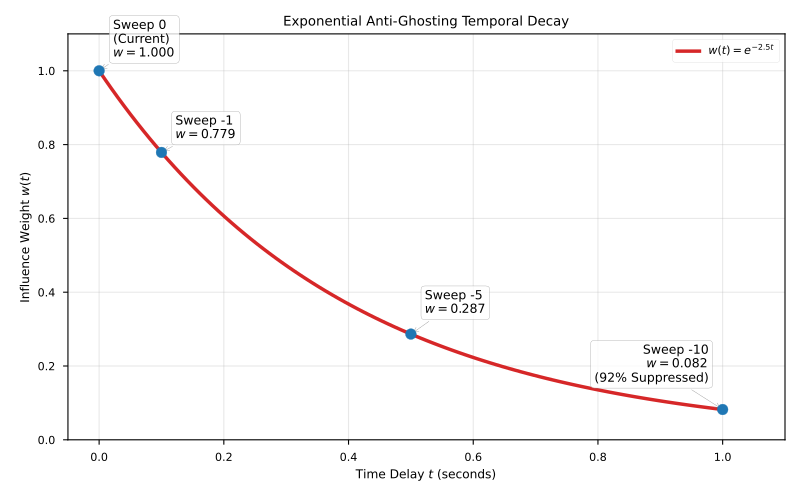

Here is the Python script that generated this plot:
import numpy as np
import matplotlib.pyplot as plt
import os

def main():
    try:
        plt.style.use('seaborn-v0_8-paper')
    except:
        try:
            plt.style.use('seaborn-paper')
        except:
            pass
    plt.rcParams.update({'font.family': 'serif', 'font.serif': ['Times']})
    
    t = np.linspace(0, 1.0, 100)
    w = np.exp(-2.5 * t)
    
    fig, ax = plt.subplots(figsize=(8, 5))
    ax.plot(t, w, color='#d62728', linewidth=2.5, label=r'$w(t) = e^{-2.5t}$')
    
    # Key points
    key_t = [0.0, 0.1, 0.5, 1.0]
    key_w = np.exp(-2.5 * np.array(key_t))
    labels = [
        "Sweep 0\n(Current)\n$w=1.000$",
        "Sweep -1\n$w=0.779$",
        "Sweep -5\n$w=0.287$",
        "Sweep -10\n$w=0.082$\n(92% Suppressed)"
    ]
    
    ax.scatter(key_t, key_w, color='#1f77b4', s=60, zorder=5)
    
    for i, (kt, kw, lbl) in enumerate(zip(key_t, key_w, labels)):
        xytext_offset = (10, 10) if i < 2 else (10, 15)
        if kt == 1.0:
            xytext_offset = (-10, 20)
            ha = 'right'
        else:
            ha = 'left'
        
        ax.annotate(lbl, (kt, kw), textcoords="offset points", xytext=xytext_offset,
                    ha=ha, fontsize=9, bbox=dict(boxstyle="round,pad=0.3", fc="white", ec="gray", alpha=0.8),
                    arrowprops=dict(arrowstyle="->", connectionstyle="arc3", color="gray"))
    
    ax.set_xlabel('Time Delay $t$ (seconds)')
    ax.set_ylabel('Influence Weight $w(t)$')
    ax.set_title('Exponential Anti-Ghosting Temporal Decay')
    ax.set_xlim(-0.05, 1.1)
    ax.set_ylim(0, 1.1)
    ax.grid(True, alpha=0.3)
    ax.legend(loc='upper right')
    
    plt.tight_layout()
    
    output_dir = os.path.dirname(os.path.abspath(__file__))
    plt.savefig(os.path.join(output_dir, 'fig3_3_anti_ghosting_decay.png'), dpi=300)
    plt.savefig(os.path.join(output_dir, 'fig3_3_anti_ghosting_decay.pdf'))
    plt.close()

if __name__ == '__main__':
    main()
